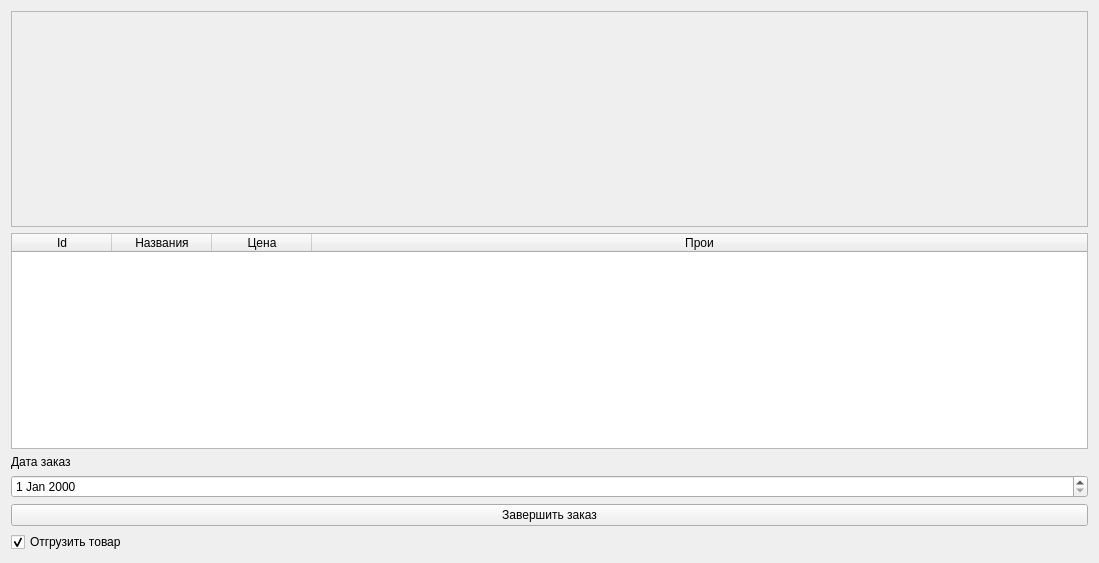
<?xml version="1.0" encoding="UTF-8"?>
<ui version="4.0">
 <class>WidgetAddOrder</class>
 <widget class="QWidget" name="WidgetAddOrder">
  <property name="geometry">
   <rect>
    <x>0</x>
    <y>0</y>
    <width>1099</width>
    <height>563</height>
   </rect>
  </property>
  <property name="windowTitle">
   <string>Form</string>
  </property>
  <layout class="QVBoxLayout" name="verticalLayout_2">
   <item>
    <layout class="QVBoxLayout" name="verticalLayout">
     <item>
      <widget class="QScrollArea" name="scrollArea">
       <property name="widgetResizable">
        <bool>true</bool>
       </property>
       <widget class="QWidget" name="scrollAreaWidgetContents">
        <property name="geometry">
         <rect>
          <x>0</x>
          <y>0</y>
          <width>1081</width>
          <height>210</height>
         </rect>
        </property>
        <layout class="QVBoxLayout" name="verticalLayout_4">
         <item>
          <layout class="QVBoxLayout" name="verticalLayout_3"/>
         </item>
        </layout>
       </widget>
      </widget>
     </item>
     <item>
      <widget class="QTableWidget" name="tableWidget">
       <attribute name="horizontalHeaderStretchLastSection">
        <bool>true</bool>
       </attribute>
       <column>
        <property name="text">
         <string>Id</string>
        </property>
       </column>
       <column>
        <property name="text">
         <string>Названия</string>
        </property>
       </column>
       <column>
        <property name="text">
         <string>Цена</string>
        </property>
       </column>
       <column>
        <property name="text">
         <string>Прои</string>
        </property>
       </column>
      </widget>
     </item>
     <item>
      <widget class="QLabel" name="label">
       <property name="text">
        <string>Дата заказ</string>
       </property>
      </widget>
     </item>
     <item>
      <widget class="QDateEdit" name="dateEdit"/>
     </item>
     <item>
      <widget class="QPushButton" name="pushButton">
       <property name="text">
        <string>Завершить заказ</string>
       </property>
      </widget>
     </item>
     <item>
      <widget class="QCheckBox" name="checkBox">
       <property name="text">
        <string>Отгрузить товар</string>
       </property>
       <property name="checked">
        <bool>true</bool>
       </property>
      </widget>
     </item>
    </layout>
   </item>
  </layout>
 </widget>
 <resources/>
 <connections/>
</ui>
